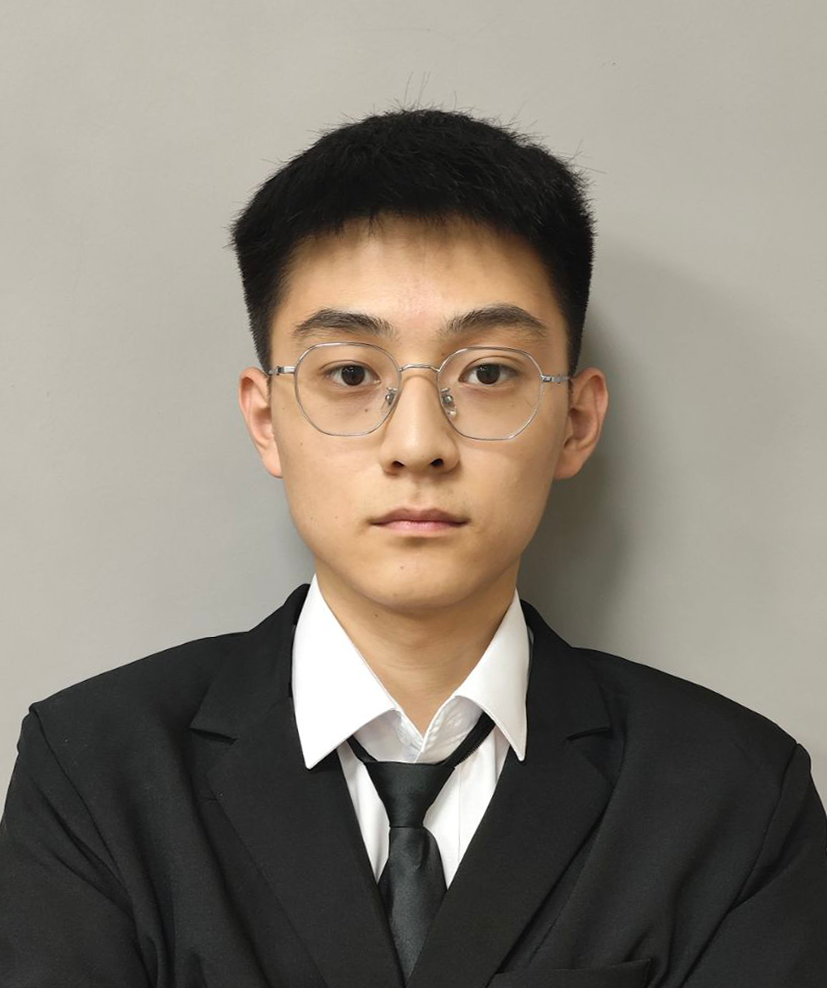
%> input picture task.2/img.png, 827 x 988 px
$ octave task1.m   (GNU Octave 9; MATLAB toolbox functions it lacks are replaced by stand-ins)
%> lines starting %> are read from the running program, lines starting %| are printed output that depends on the picture
img = imread('img.png');
%> img is the input picture: size 988x827x3 uint8; mean R, G, B 135.1, 127.1, 116.3
img = imresize(img,[1024, 1024]);
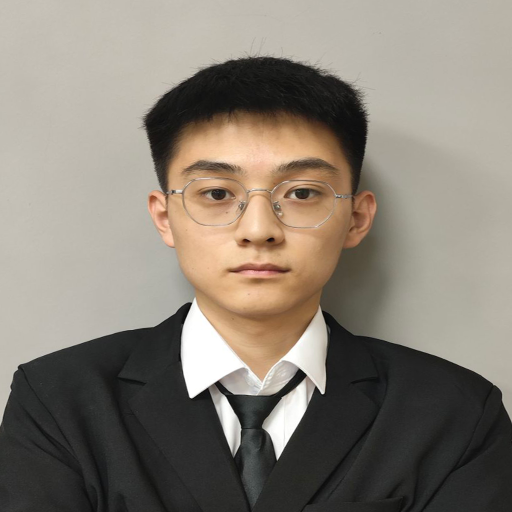
%> img: size 1024x1024x3 uint8 (shown at 1/2 size); mean R, G, B 135.1, 127.1, 116.3
img = rgb2gray(img);
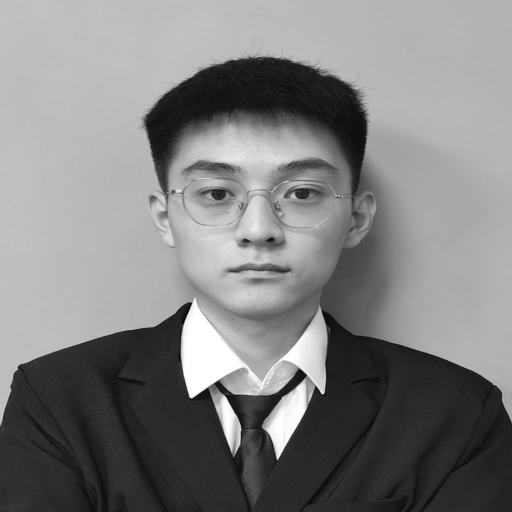
%> img: size 1024x1024 uint8 (shown at 1/2 size); min 0, max 255, mean 128.2
img_noise_mean = imnoise(img,"gaussian",0,100);
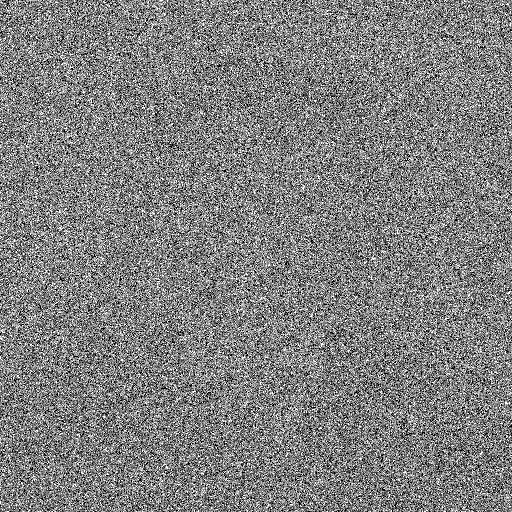
%> img_noise_mean: size 1024x1024 uint8 (shown at 1/2 size); min 0, max 255, mean 127.3
img_noise_salt = imnoise(img,'salt & pepper',0.1);
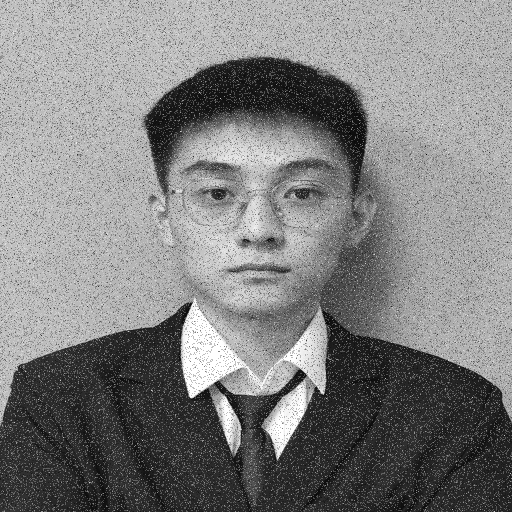
%> img_noise_salt: size 1024x1024 uint8 (shown at 1/2 size); min 0, max 255, mean 128
subplot(2, 2, 1);
imshow(img);
title('原始图像');
subplot(2, 2, 2);
imshow(img);
title('原始图像');
subplot(2, 2, 3);
imshow(img_noise_mean);
title('高斯噪声');
subplot(2, 2, 4);
imshow(img_noise_salt);
title('椒盐噪声');
